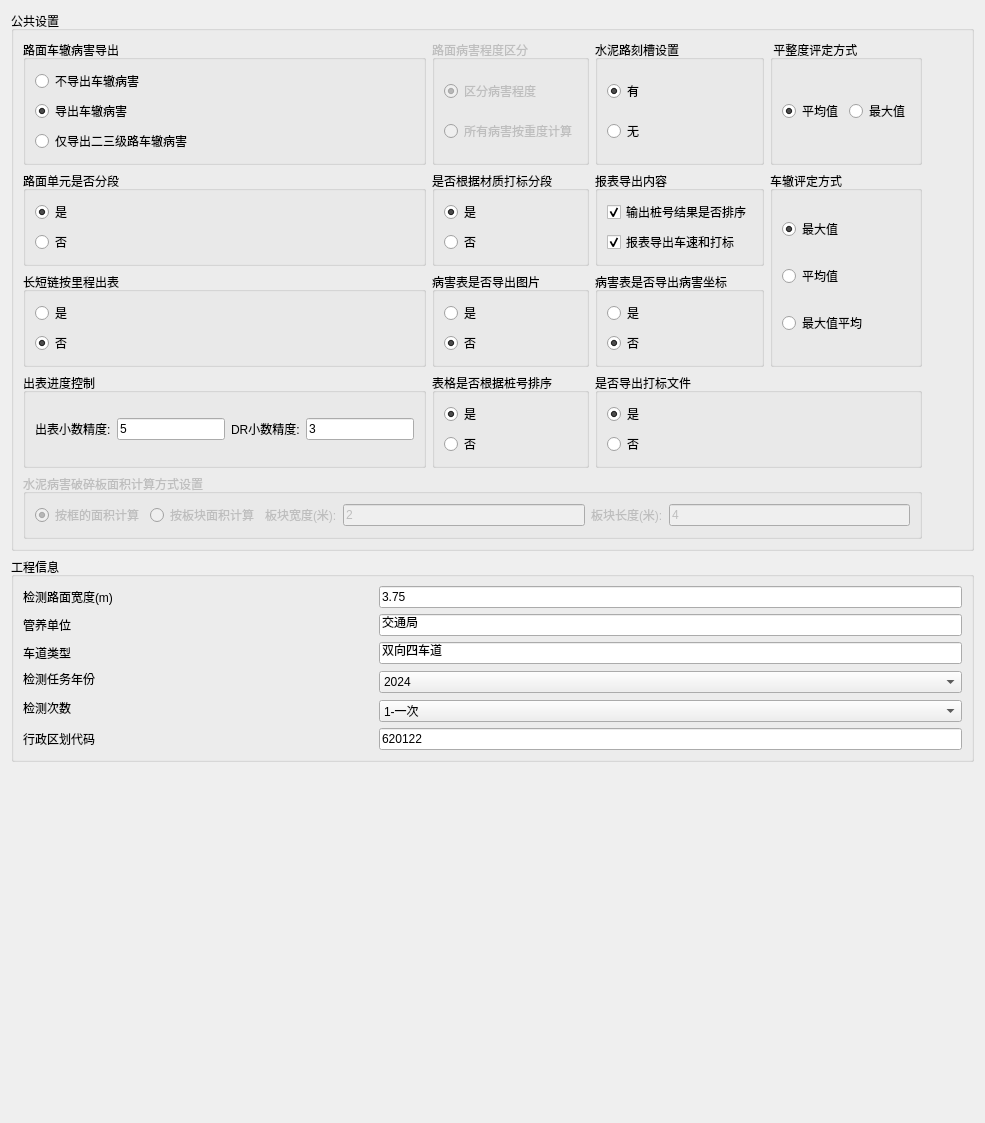
     <widget class="QWidget" name="tab_1">
      <attribute name="title">
       <string>出表设置</string>
      </attribute>
      <layout class="QVBoxLayout" name="verticalLayout_13">
       <item>
        <layout class="QVBoxLayout" name="verticalLayout">
         <item>
          <widget class="QGroupBox" name="groupBox">
           <property name="enabled">
            <bool>true</bool>
           </property>
           <property name="title">
            <string>公共设置</string>
           </property>
           <layout class="QGridLayout" name="gridLayout_2">
            <item row="0" column="0">
             <widget class="QGroupBox" name="groupBox_2">
              <property name="enabled">
               <bool>true</bool>
              </property>
              <property name="title">
               <string>路面车辙病害导出</string>
              </property>
              <layout class="QVBoxLayout" name="verticalLayout_2">
               <item>
                <widget class="QRadioButton" name="radioButton">
                 <property name="text">
                  <string>不导出车辙病害</string>
                 </property>
                 <property name="checked">
                  <bool>false</bool>
                 </property>
                </widget>
               </item>
               <item>
                <widget class="QRadioButton" name="radioButton_2">
                 <property name="text">
                  <string>导出车辙病害</string>
                 </property>
                 <property name="checked">
                  <bool>true</bool>
                 </property>
                </widget>
               </item>
               <item>
                <widget class="QRadioButton" name="radioButton_3">
                 <property name="text">
                  <string>仅导出二三级路车辙病害</string>
                 </property>
                </widget>
               </item>
              </layout>
             </widget>
            </item>
            <item row="0" column="1">
             <widget class="QGroupBox" name="groupBox_5">
              <property name="enabled">
               <bool>false</bool>
              </property>
              <property name="title">
               <string>路面病害程度区分</string>
              </property>
              <layout class="QVBoxLayout" name="verticalLayout_3">
               <item>
                <widget class="QRadioButton" name="radioButton_4">
                 <property name="text">
                  <string>区分病害程度</string>
                 </property>
                 <property name="checked">
                  <bool>true</bool>
                 </property>
                </widget>
               </item>
               <item>
                <widget class="QRadioButton" name="radioButton_5">
                 <property name="text">
                  <string>所有病害按重度计算</string>
                 </property>
                </widget>
               </item>
              </layout>
             </widget>
            </item>
            <item row="5" column="0" colspan="4">
             <widget class="QGroupBox" name="groupBox_13">
              <property name="enabled">
               <bool>false</bool>
              </property>
              <property name="sizePolicy">
               <sizepolicy hsizetype="Preferred" vsizetype="Minimum">
                <horstretch>0</horstretch>
                <verstretch>0</verstretch>
               </sizepolicy>
              </property>
              <property name="title">
               <string>水泥病害破碎板面积计算方式设置</string>
              </property>
              <property name="alignment">
               <set>Qt::AlignLeading|Qt::AlignLeft|Qt::AlignTop</set>
              </property>
              <layout class="QHBoxLayout" name="horizontalLayout_8">
               <item>
                <widget class="QRadioButton" name="radioButton_10">
                 <property name="text">
                  <string>按框的面积计算</string>
                 </property>
                 <property name="checked">
                  <bool>true</bool>
                 </property>
                </widget>
               </item>
               <item>
                <widget class="QRadioButton" name="radioButton_9">
                 <property name="text">
                  <string>按板块面积计算</string>
                 </property>
                 <property name="checked">
                  <bool>false</bool>
                 </property>
                </widget>
               </item>
               <item>
                <widget class="QLabel" name="label_10">
                 <property name="text">
                  <string>板块宽度(米):</string>
                 </property>
                </widget>
               </item>
               <item>
                <widget class="QLineEdit" name="lineEdit_9">
                 <property name="text">
                  <string>2</string>
                 </property>
                </widget>
               </item>
               <item>
                <widget class="QLabel" name="label_13">
                 <property name="text">
                  <string>板块长度(米):</string>
                 </property>
                </widget>
               </item>
               <item>
                <widget class="QLineEdit" name="lineEdit_10">
                 <property name="text">
                  <string>4</string>
                 </property>
                </widget>
               </item>
              </layout>
             </widget>
            </item>
            <item row="2" column="1">
             <widget class="QGroupBox" name="groupBox_14">
              <property name="enabled">
               <bool>true</bool>
              </property>
              <property name="title">
               <string>是否根据材质打标分段</string>
              </property>
              <property name="checkable">
               <bool>false</bool>
              </property>
              <layout class="QVBoxLayout" name="verticalLayout_5">
               <item>
                <widget class="QRadioButton" name="radioButton_outMileWithMark">
                 <property name="enabled">
                  <bool>true</bool>
                 </property>
                 <property name="text">
                  <string>是</string>
                 </property>
                 <property name="checked">
                  <bool>true</bool>
                 </property>
                </widget>
               </item>
               <item>
                <widget class="QRadioButton" name="radioButton_outMileRemoveMark">
                 <property name="text">
                  <string>否</string>
                 </property>
                 <property name="checked">
                  <bool>false</bool>
                 </property>
                </widget>
               </item>
              </layout>
             </widget>
            </item>
            <item row="0" column="2">
             <widget class="QGroupBox" name="groupBox_6">
              <property name="enabled">
               <bool>true</bool>
              </property>
              <property name="sizePolicy">
               <sizepolicy hsizetype="Preferred" vsizetype="Preferred">
                <horstretch>0</horstretch>
                <verstretch>0</verstretch>
               </sizepolicy>
              </property>
              <property name="toolTip">
               <string>水泥存在刻槽 PWI不参与PQI计算</string>
              </property>
              <property name="title">
               <string>水泥路刻槽设置</string>
              </property>
              <property name="checkable">
               <bool>false</bool>
              </property>
              <layout class="QVBoxLayout" name="verticalLayout_4">
               <item>
                <widget class="QRadioButton" name="radioButton_7">
                 <property name="toolTip">
                  <string>水泥存在刻槽 PWI不参与PQI计算</string>
                 </property>
                 <property name="text">
                  <string>有</string>
                 </property>
                 <property name="checked">
                  <bool>true</bool>
                 </property>
                </widget>
               </item>
               <item>
                <widget class="QRadioButton" name="radioButton_6">
                 <property name="enabled">
                  <bool>true</bool>
                 </property>
                 <property name="text">
                  <string>无</string>
                 </property>
                 <property name="checked">
                  <bool>false</bool>
                 </property>
                </widget>
               </item>
              </layout>
             </widget>
            </item>
            <item row="2" column="0">
             <widget class="QGroupBox" name="groupBox_16">
              <property name="enabled">
               <bool>true</bool>
              </property>
              <property name="sizePolicy">
               <sizepolicy hsizetype="Preferred" vsizetype="Preferred">
                <horstretch>0</horstretch>
                <verstretch>0</verstretch>
               </sizepolicy>
              </property>
              <property name="title">
               <string>路面单元是否分段</string>
              </property>
              <property name="checkable">
               <bool>false</bool>
              </property>
              <layout class="QVBoxLayout" name="verticalLayout_9">
               <item>
                <widget class="QRadioButton" name="radioButton_13">
                 <property name="enabled">
                  <bool>true</bool>
                 </property>
                 <property name="text">
                  <string>是</string>
                 </property>
                 <property name="checked">
                  <bool>true</bool>
                 </property>
                </widget>
               </item>
               <item>
                <widget class="QRadioButton" name="radioButton_14">
                 <property name="text">
                  <string>否</string>
                 </property>
                 <property name="checked">
                  <bool>false</bool>
                 </property>
                </widget>
               </item>
              </layout>
             </widget>
            </item>
            <item row="4" column="0">
             <widget class="QGroupBox" name="groupBox_17">
              <property name="enabled">
               <bool>true</bool>
              </property>
              <property name="title">
               <string>出表进度控制</string>
              </property>
              <property name="checkable">
               <bool>false</bool>
              </property>
              <layout class="QHBoxLayout" name="horizontalLayout_2">
               <item>
                <widget class="QLabel" name="label_12">
                 <property name="text">
                  <string>出表小数精度:</string>
                 </property>
                </widget>
               </item>
               <item>
                <widget class="QLineEdit" name="lineEdit_15">
                 <property name="sizePolicy">
                  <sizepolicy hsizetype="Preferred" vsizetype="Fixed">
                   <horstretch>0</horstretch>
                   <verstretch>0</verstretch>
                  </sizepolicy>
                 </property>
                 <property name="text">
                  <string>5</string>
                 </property>
                </widget>
               </item>
               <item>
                <widget class="QLabel" name="label_14">
                 <property name="text">
                  <string>DR小数精度:</string>
                 </property>
                </widget>
               </item>
               <item>
                <widget class="QLineEdit" name="lineEdit_16">
                 <property name="sizePolicy">
                  <sizepolicy hsizetype="Preferred" vsizetype="Fixed">
                   <horstretch>0</horstretch>
                   <verstretch>0</verstretch>
                  </sizepolicy>
                 </property>
                 <property name="text">
                  <string>3</string>
                 </property>
                </widget>
               </item>
              </layout>
             </widget>
            </item>
            <item row="4" column="1">
             <widget class="QGroupBox" name="groupBox_18">
              <property name="enabled">
               <bool>true</bool>
              </property>
              <property name="title">
               <string>表格是否根据桩号排序</string>
              </property>
              <property name="checkable">
               <bool>false</bool>
              </property>
              <layout class="QVBoxLayout" name="verticalLayout_14">
               <item>
                <widget class="QRadioButton" name="radioButton_sort_true">
                 <property name="enabled">
                  <bool>true</bool>
                 </property>
                 <property name="text">
                  <string>是</string>
                 </property>
                 <property name="checked">
                  <bool>true</bool>
                 </property>
                </widget>
               </item>
               <item>
                <widget class="QRadioButton" name="radioButton_sort_false">
                 <property name="text">
                  <string>否</string>
                 </property>
                 <property name="checked">
                  <bool>false</bool>
                 </property>
                </widget>
               </item>
              </layout>
             </widget>
            </item>
            <item row="4" column="2" colspan="2">
             <widget class="QGroupBox" name="groupBox_19">
              <property name="enabled">
               <bool>true</bool>
              </property>
              <property name="title">
               <string>是否导出打标文件</string>
              </property>
              <property name="checkable">
               <bool>false</bool>
              </property>
              <layout class="QVBoxLayout" name="verticalLayout_15">
               <item>
                <widget class="QRadioButton" name="radioButton_sort_true_2">
                 <property name="enabled">
                  <bool>true</bool>
                 </property>
                 <property name="text">
                  <string>是</string>
                 </property>
                 <property name="checked">
                  <bool>true</bool>
                 </property>
                </widget>
               </item>
               <item>
                <widget class="QRadioButton" name="radioButton_sort_false_2">
                 <property name="text">
                  <string>否</string>
                 </property>
                 <property name="checked">
                  <bool>false</bool>
                 </property>
                </widget>
               </item>
              </layout>
             </widget>
            </item>
            <item row="3" column="1">
             <widget class="QGroupBox" name="groupBox_21">
              <property name="enabled">
               <bool>true</bool>
              </property>
              <property name="sizePolicy">
               <sizepolicy hsizetype="Preferred" vsizetype="Preferred">
                <horstretch>0</horstretch>
                <verstretch>0</verstretch>
               </sizepolicy>
              </property>
              <property name="title">
               <string>病害表是否导出图片</string>
              </property>
              <property name="checkable">
               <bool>false</bool>
              </property>
              <layout class="QVBoxLayout" name="verticalLayout_17">
               <item>
                <widget class="QRadioButton" name="radioButton_17">
                 <property name="enabled">
                  <bool>true</bool>
                 </property>
                 <property name="text">
                  <string>是</string>
                 </property>
                 <property name="checked">
                  <bool>false</bool>
                 </property>
                </widget>
               </item>
               <item>
                <widget class="QRadioButton" name="radioButton_18">
                 <property name="text">
                  <string>否</string>
                 </property>
                 <property name="checked">
                  <bool>true</bool>
                 </property>
                </widget>
               </item>
              </layout>
             </widget>
            </item>
            <item row="3" column="0">
             <widget class="QGroupBox" name="groupBox_20">
              <property name="enabled">
               <bool>true</bool>
              </property>
              <property name="sizePolicy">
               <sizepolicy hsizetype="Preferred" vsizetype="Preferred">
                <horstretch>0</horstretch>
                <verstretch>0</verstretch>
               </sizepolicy>
              </property>
              <property name="title">
               <string>长短链按里程出表</string>
              </property>
              <property name="checkable">
               <bool>false</bool>
              </property>
              <layout class="QVBoxLayout" name="verticalLayout_16">
               <item>
                <widget class="QRadioButton" name="radioButton_15">
                 <property name="enabled">
                  <bool>true</bool>
                 </property>
                 <property name="text">
                  <string>是</string>
                 </property>
                 <property name="checked">
                  <bool>false</bool>
                 </property>
                </widget>
               </item>
               <item>
                <widget class="QRadioButton" name="radioButton_16">
                 <property name="text">
                  <string>否</string>
                 </property>
                 <property name="checked">
                  <bool>true</bool>
                 </property>
                </widget>
               </item>
              </layout>
             </widget>
            </item>
            <item row="3" column="2">
             <widget class="QGroupBox" name="groupBox_22">
              <property name="enabled">
               <bool>true</bool>
              </property>
              <property name="sizePolicy">
               <sizepolicy hsizetype="Preferred" vsizetype="Preferred">
                <horstretch>0</horstretch>
                <verstretch>0</verstretch>
               </sizepolicy>
              </property>
              <property name="title">
               <string>病害表是否导出病害坐标</string>
              </property>
              <property name="checkable">
               <bool>false</bool>
              </property>
              <layout class="QVBoxLayout" name="verticalLayout_18">
               <item>
                <widget class="QRadioButton" name="radioButton_19">
                 <property name="enabled">
                  <bool>true</bool>
                 </property>
                 <property name="text">
                  <string>是</string>
                 </property>
                 <property name="checked">
                  <bool>false</bool>
                 </property>
                </widget>
               </item>
               <item>
                <widget class="QRadioButton" name="radioButton_20">
                 <property name="text">
                  <string>否</string>
                 </property>
                 <property name="checked">
                  <bool>true</bool>
                 </property>
                </widget>
               </item>
              </layout>
             </widget>
            </item>
            <item row="0" column="3">
             <widget class="QGroupBox" name="groupBox_15">
              <property name="enabled">
               <bool>true</bool>
              </property>
              <property name="sizePolicy">
               <sizepolicy hsizetype="Preferred" vsizetype="Minimum">
                <horstretch>0</horstretch>
                <verstretch>0</verstretch>
               </sizepolicy>
              </property>
              <property name="title">
               <string> 平整度评定方式</string>
              </property>
              <property name="alignment">
               <set>Qt::AlignLeading|Qt::AlignLeft|Qt::AlignTop</set>
              </property>
              <layout class="QHBoxLayout" name="horizontalLayout_9">
               <item>
                <widget class="QRadioButton" name="average_iri_check_btn">
                 <property name="text">
                  <string>平均值</string>
                 </property>
                 <property name="checked">
                  <bool>true</bool>
                 </property>
                </widget>
               </item>
               <item>
                <widget class="QRadioButton" name="max_iri_check_btn">
                 <property name="text">
                  <string>最大值</string>
                 </property>
                 <property name="checked">
                  <bool>false</bool>
                 </property>
                </widget>
               </item>
              </layout>
             </widget>
            </item>
            <item row="0" column="4">
             <spacer name="horizontalSpacer_2">
              <property name="orientation">
               <enum>Qt::Horizontal</enum>
              </property>
              <property name="sizeHint" stdset="0">
               <size>
                <width>40</width>
                <height>20</height>
               </size>
              </property>
             </spacer>
            </item>
            <item row="2" column="2">
             <widget class="QGroupBox" name="groupBox_3">
              <property name="enabled">
               <bool>true</bool>
              </property>
              <property name="sizePolicy">
               <sizepolicy hsizetype="Preferred" vsizetype="Minimum">
                <horstretch>0</horstretch>
                <verstretch>0</verstretch>
               </sizepolicy>
              </property>
              <property name="title">
               <string>报表导出内容</string>
              </property>
              <property name="alignment">
               <set>Qt::AlignLeading|Qt::AlignLeft|Qt::AlignTop</set>
              </property>
              <layout class="QVBoxLayout" name="verticalLayout_21">
               <item>
                <widget class="QCheckBox" name="checkBox_7">
                 <property name="text">
                  <string>输出桩号结果是否排序</string>
                 </property>
                 <property name="checkable">
                  <bool>true</bool>
                 </property>
                 <property name="checked">
                  <bool>true</bool>
                 </property>
                </widget>
               </item>
               <item>
                <widget class="QCheckBox" name="checkBox_2">
                 <property name="text">
                  <string>报表导出车速和打标</string>
                 </property>
                 <property name="checkable">
                  <bool>true</bool>
                 </property>
                 <property name="checked">
                  <bool>true</bool>
                 </property>
                </widget>
               </item>
              </layout>
             </widget>
            </item>
            <item row="2" column="3" rowspan="2">
             <widget class="QGroupBox" name="groupBox_23">
              <property name="enabled">
               <bool>true</bool>
              </property>
              <property name="title">
               <string>车辙评定方式</string>
              </property>
              <property name="checkable">
               <bool>false</bool>
              </property>
              <layout class="QVBoxLayout" name="verticalLayout_22">
               <item>
                <widget class="QRadioButton" name="radioButton_rutMode0">
                 <property name="enabled">
                  <bool>true</bool>
                 </property>
                 <property name="text">
                  <string>最大值</string>
                 </property>
                 <property name="checked">
                  <bool>true</bool>
                 </property>
                </widget>
               </item>
               <item>
                <widget class="QRadioButton" name="radioButton_rutMode1">
                 <property name="enabled">
                  <bool>true</bool>
                 </property>
                 <property name="text">
                  <string>平均值</string>
                 </property>
                 <property name="checked">
                  <bool>false</bool>
                 </property>
                </widget>
               </item>
               <item>
                <widget class="QRadioButton" name="radioButton_rutMode2">
                 <property name="text">
                  <string>最大值平均</string>
                 </property>
                 <property name="checked">
                  <bool>false</bool>
                 </property>
                </widget>
               </item>
              </layout>
             </widget>
            </item>
           </layout>
          </widget>
         </item>
         <item>
          <widget class="QGroupBox" name="groupBox_12">
           <property name="enabled">
            <bool>true</bool>
           </property>
           <property name="title">
            <string>工程信息</string>
           </property>
           <layout class="QGridLayout" name="gridLayout_3">
            <item row="1" column="0">
             <widget class="QLabel" name="label_5">
              <property name="text">
               <string>管养单位</string>
              </property>
             </widget>
            </item>
            <item row="1" column="1">
             <widget class="QLineEdit" name="lineEdit_4">
              <property name="text">
               <string>交通局</string>
              </property>
             </widget>
            </item>
            <item row="6" column="0">
             <widget class="QLabel" name="label_11">
              <property name="text">
               <string>行政区划代码</string>
              </property>
             </widget>
            </item>
            <item row="6" column="1">
             <widget class="QLineEdit" name="lineEdit_8">
              <property name="text">
               <string>620122</string>
              </property>
             </widget>
            </item>
            <item row="0" column="1">
             <widget class="QLineEdit" name="lineEdit_7">
              <property name="text">
               <string>3.75</string>
              </property>
             </widget>
            </item>
            <item row="2" column="1">
             <widget class="QLineEdit" name="lineEdit_6">
              <property name="text">
               <string>双向四车道</string>
              </property>
             </widget>
            </item>
            <item row="3" column="0">
             <widget class="QLabel" name="label_8">
              <property name="text">
               <string>检测任务年份</string>
              </property>
             </widget>
            </item>
            <item row="3" column="1" rowspan="2">
             <widget class="QComboBox" name="comboBox_5">
              <property name="currentIndex">
               <number>0</number>
              </property>
              <item>
               <property name="text">
                <string>2024</string>
               </property>
              </item>
              <item>
               <property name="text">
                <string>2025</string>
               </property>
              </item>
              <item>
               <property name="text">
                <string>2026</string>
               </property>
              </item>
              <item>
               <property name="text">
                <string>2027</string>
               </property>
              </item>
              <item>
               <property name="text">
                <string>2028</string>
               </property>
              </item>
              <item>
               <property name="text">
                <string>2029</string>
               </property>
              </item>
              <item>
               <property name="text">
                <string>2030</string>
               </property>
              </item>
             </widget>
            </item>
            <item row="0" column="0">
             <widget class="QLabel" name="label_3">
              <property name="minimumSize">
               <size>
                <width>350</width>
                <height>0</height>
               </size>
              </property>
              <property name="text">
               <string>检测路面宽度(m)</string>
              </property>
             </widget>
            </item>
            <item row="2" column="0">
             <widget class="QLabel" name="label_7">
              <property name="text">
               <string>车道类型</string>
              </property>
             </widget>
            </item>
            <item row="5" column="1">
             <widget class="QComboBox" name="comboBox_6">
              <property name="currentIndex">
               <number>0</number>
              </property>
              <item>
               <property name="text">
                <string>1-一次</string>
               </property>
              </item>
              <item>
               <property name="text">
                <string>2-二次</string>
               </property>
              </item>
              <item>
               <property name="text">
                <string>3-三次</string>
               </property>
              </item>
              <item>
               <property name="text">
                <string>4-四次</string>
               </property>
              </item>
              <item>
               <property name="text">
                <string>5-五次</string>
               </property>
              </item>
              <item>
               <property name="text">
                <string>6-六次</string>
               </property>
              </item>
             </widget>
            </item>
            <item row="4" column="0" rowspan="2">
             <widget class="QLabel" name="label_9">
              <property name="text">
               <string>检测次数</string>
              </property>
             </widget>
            </item>
           </layout>
          </widget>
         </item>
        </layout>
       </item>
       <item>
        <spacer name="verticalSpacer">
         <property name="orientation">
          <enum>Qt::Vertical</enum>
         </property>
         <property name="sizeHint" stdset="0">
          <size>
           <width>720</width>
           <height>350</height>
          </size>
         </property>
        </spacer>
       </item>
      </layout>
     </widget>
